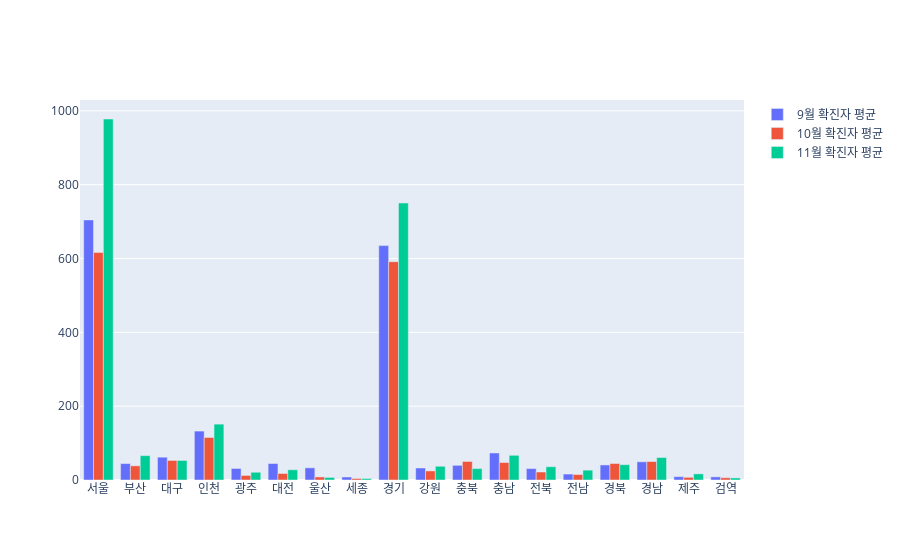

Here is the notebook cell this chart was saved with:
### Markdown cell above
# 아래 시도별 월별 확진자 평균을 보면 9월 이후 10월에 잠시 소강상태였다가 위드코로나와 함께 11월 에 증가함

### Code cell
fig_covid_mean = go.Figure(data=[
    go.Bar(x=df_covid_mean_recent.index, y=df_covid_mean_recent['9월'], name='9월 확진자 평균'),
    go.Bar(x=df_covid_mean_recent.index, y=df_covid_mean_recent['10월'], name='10월 확진자 평균'),
    go.Bar(x=df_covid_mean_recent.index, y=df_covid_mean_recent['11월'], name='11월 확진자 평균'),
])
fig_covid_mean.show()

### Figure 1 — Plotly figure (JSON) as saved in the notebook; plotly's stock layout.template omitted (floating-point values rounded to 4 significant figures)
{"data": [{"name": "9월 확진자 평균", "type": "bar", "x": ["서울", "부산", "대구", "인천", "광주", "대전", "울산", "세종", "경기", "강원", "충북", "충남", "전북", "전남", "경북", "경남", "제주", "검역"], "y": [704.5, 44.5, 61.77, 132.5, 31.2, 44.6, 33, 8.2, 634.9, 32.57, 39.73, 73.2, 30.9, 16.13, 40.77, 49.33, 9.1, 8.5]}, {"name": "10월 확진자 평균", "type": "bar", "x": ["서울", "부산", "대구", "인천", "광주", "대전", "울산", "세종", "경기", "강원", "충북", "충남", "전북", "전남", "경북", "경남", "제주", "검역"], "y": [616.4, 38.39, 53, 115.2, 12.32, 17.65, 8.258, 4.065, 591.4, 24.58, 50.19, 47.32, 21.68, 14.81, 44.71, 49.94, 7.258, 6.161]}, {"name": "11월 확진자 평균", "type": "bar", "x": ["서울", "부산", "대구", "인천", "광주", "대전", "울산", "세종", "경기", "강원", "충북", "충남", "전북", "전남", "경북", "경남", "제주", "검역"], "y": [977.9, 66, 52.95, 151.3, 21, 27.7, 7, 4, 750.4, 37.2, 30.95, 66.9, 35.95, 26.7, 41.5, 60.9, 16.6, 5.6]}], "layout": {}}
